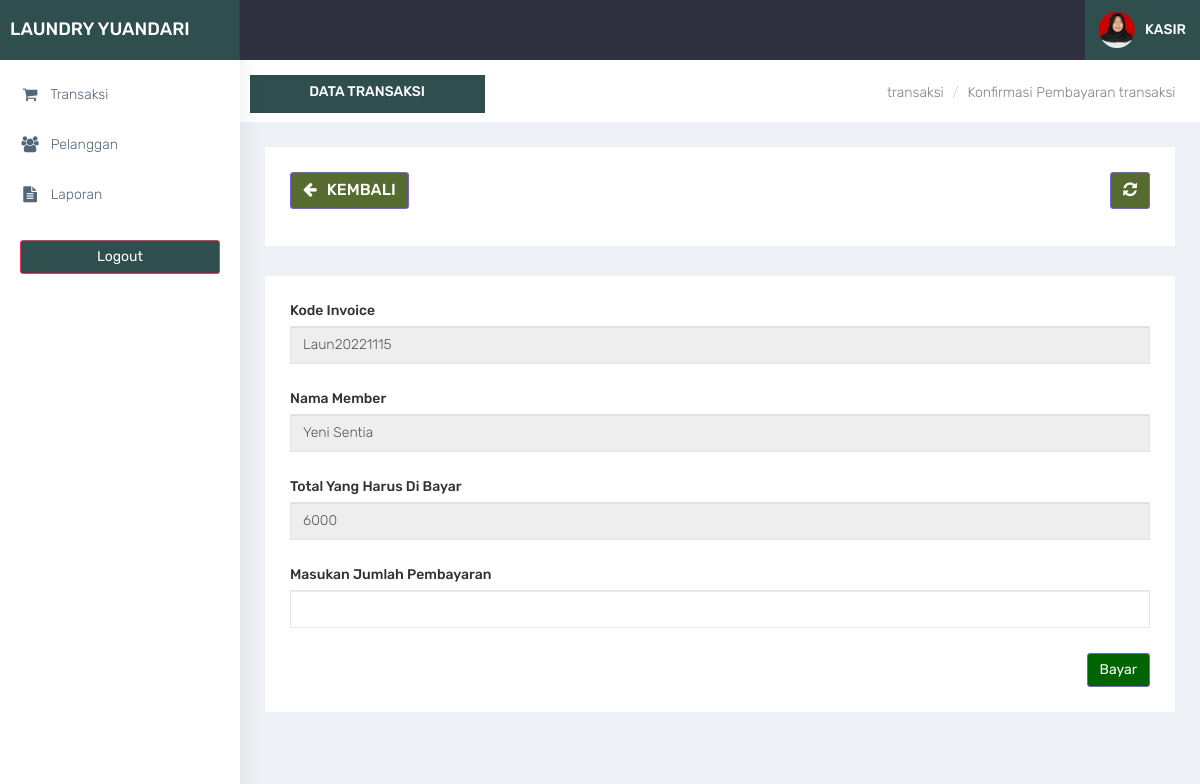
The page /kasir/transaksi_bayar.php?id=502 (signed in) on the database its author committed.
### tables this page shows
CREATE TABLE `transaksi` (
  `id_transaksi` int(11) NOT NULL,
  `outlet_id` int(11) DEFAULT NULL,
  `kode_invoice` varchar(100) DEFAULT NULL,
  `member_id` int(11) DEFAULT NULL,
  `tgl` datetime DEFAULT NULL,
  `batas_waktu` datetime DEFAULT NULL,
  `tgl_pembayaran` datetime DEFAULT NULL,
  `biaya_tambahan` int(11) DEFAULT NULL,
  `diskon` double DEFAULT NULL,
  `pajak` int(11) DEFAULT NULL,
  `status` enum('baru','proses','selesai','diambil') DEFAULT NULL,
  `status_bayar` enum('dibayar','belum') DEFAULT NULL,
  `user_id` int(11) DEFAULT NULL
);

CREATE TABLE `member` (
  `id_member` int(11) NOT NULL,
  `nama_member` varchar(100) DEFAULT NULL,
  `alamat_member` text DEFAULT NULL,
  `jenis_kelamin` enum('L','P') DEFAULT NULL,
  `telp_member` varchar(15) DEFAULT NULL,
  `no_ktp` varchar(30) DEFAULT NULL
);

CREATE TABLE `detail_transaksi` (
  `id_detail` int(11) NOT NULL,
  `transaksi_id` int(11) DEFAULT NULL,
  `paket_id` int(11) DEFAULT NULL,
  `qty` double DEFAULT NULL,
  `total_harga` double DEFAULT NULL,
  `keterangan` text DEFAULT NULL,
  `total_bayar` int(11) DEFAULT NULL
);

### kasir/functions.php (called while the page is built, shortened)
<?php
function ambilsatubaris($conn,$query){
    $db = mysqli_query($conn,$query);
    return mysqli_fetch_assoc($db);
}
?>

### kasir/transaksi_bayar.php (the view, shortened to what this page needs)
<?php
$title = 'transaksi';
require'functions.php';
$query = 'SELECT transaksi.*,member.nama_member , detail_transaksi.total_harga FROM transaksi INNER JOIN member ON member.id_member = transaksi.member_id INNER JOIN detail_transaksi ON detail_transaksi.transaksi_id = transaksi.id_transaksi WHERE transaksi.id_transaksi = ' . $_GET['id'];
$data = ambilsatubaris($conn,$query);
require'layout_header.php';
?>
<div class="container-fluid">
    <div class="row bg-title">
        <div class="col-lg-3 col-md-4 col-sm-4 col-xs-12" style="background-color:darkslategray;">
            <h4 class="page-title" align="center" style="color:white;">Data <?= $title ?></h4> </div>
        <div class="col-lg-9 col-sm-8 col-md-8 col-xs-12">
            <ol class="breadcrumb">
                <li><a href="outlet.php"><?= $title ?></a></li>
                <li><a href="#">Konfirmasi Pembayaran <?= $title ?></a></li>
            </ol>
        </div>
    </div>
    <div class="row">
        <div class="col-md-12 col-lg-12 col-sm-12 col-xs-12">
            <div class="white-box">
                <div class="row">
                    <div class="col-md-6">
                          <a style="background-color:darkolivegreen;" href="javascript:void(0)" onclick="window.history.back();" class="btn btn-primary box-title"><i class="fa fa-arrow-left fa-fw"></i> Kembali</a>
                    </div>
                    <div class="col-md-6 text-right">
                        <button style="background-color:darkolivegreen;" id="btn-refresh" class="btn btn-primary box-title text-right" title="Refresh Data"><i class="fa fa-refresh" id="ic-refresh"></i></button>
                    </div>
                </div>
            </div>
        </div>
    </div>
    <div class="row">
        <div class="col-md-12 col-lg-12 col-sm-12 col-xs-12">
            <div class="white-box">
                <form method="post" action="transaksi_bayar.php?id=<?= $data['id_transaksi'] ?>" id="form-submit">
                <div class="form-group">
                    <label>Kode Invoice</label>
                    <input type="text" name="kode_invoice" value="<?= $data['kode_invoice'] ?>" class="form-control" readonly>
                </div>
                <div class="form-group">
                    <label>Nama Member</label>
                    <input type="text" name="nama_member" value="<?= $data['nama_member'] ?>" class="form-control" readonly>
                </div>
                <div class="form-group">
                    <label>Total Yang Harus Di Bayar</label>
                    <input type="text" name="total_harga" value="<?= $data['total_harga'] ?>" class="form-control" readonly>
                </div>
                <div class="form-group">
                    <label>Masukan Jumlah Pembayaran</label>
                    <input type="number" name="total_bayar" id="total_bayar"  class="form-control">
                </div>
                <div class="text-right">
                    <button style="background-color:darkgreen" type="submit" name="btn-simpan" id="btn-simpan" class="btn btn-primary">Bayar</utton>
                </div>
                </form>
            </div>
        </div>
    </div>
</div>
<?php
require'layout_footer.php';
?>

### assets/css/colors/default.css (style rules this page uses)
body { background: #fff; }

### rows shown on the page
transaksi: kode_invoice "Laun20221115"
member: nama_member "Yeni Sentia"
detail_transaksi: total_harga "6000"

### other values the page prints
$title "TRANSAKSI"
$title "transaksi"
